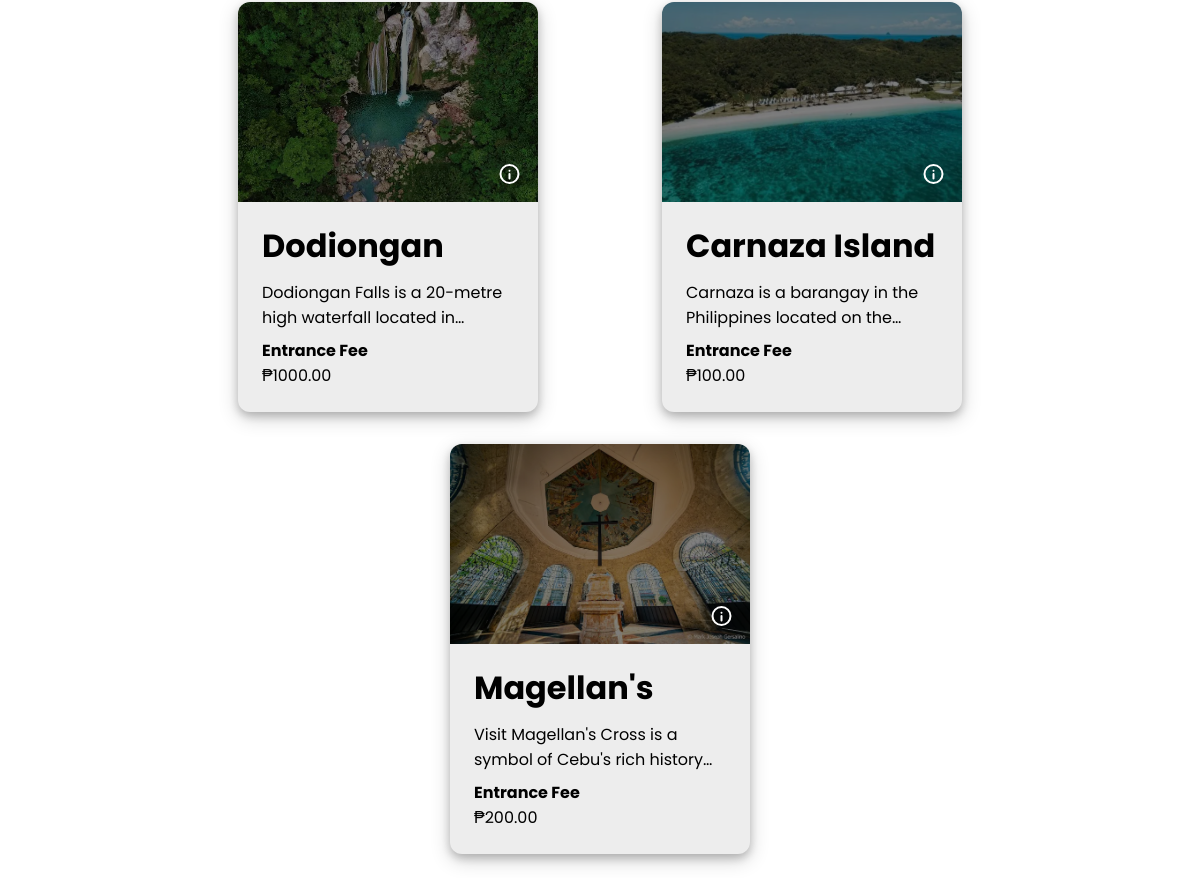
The app's page /touristspots/ (lower part), older data.
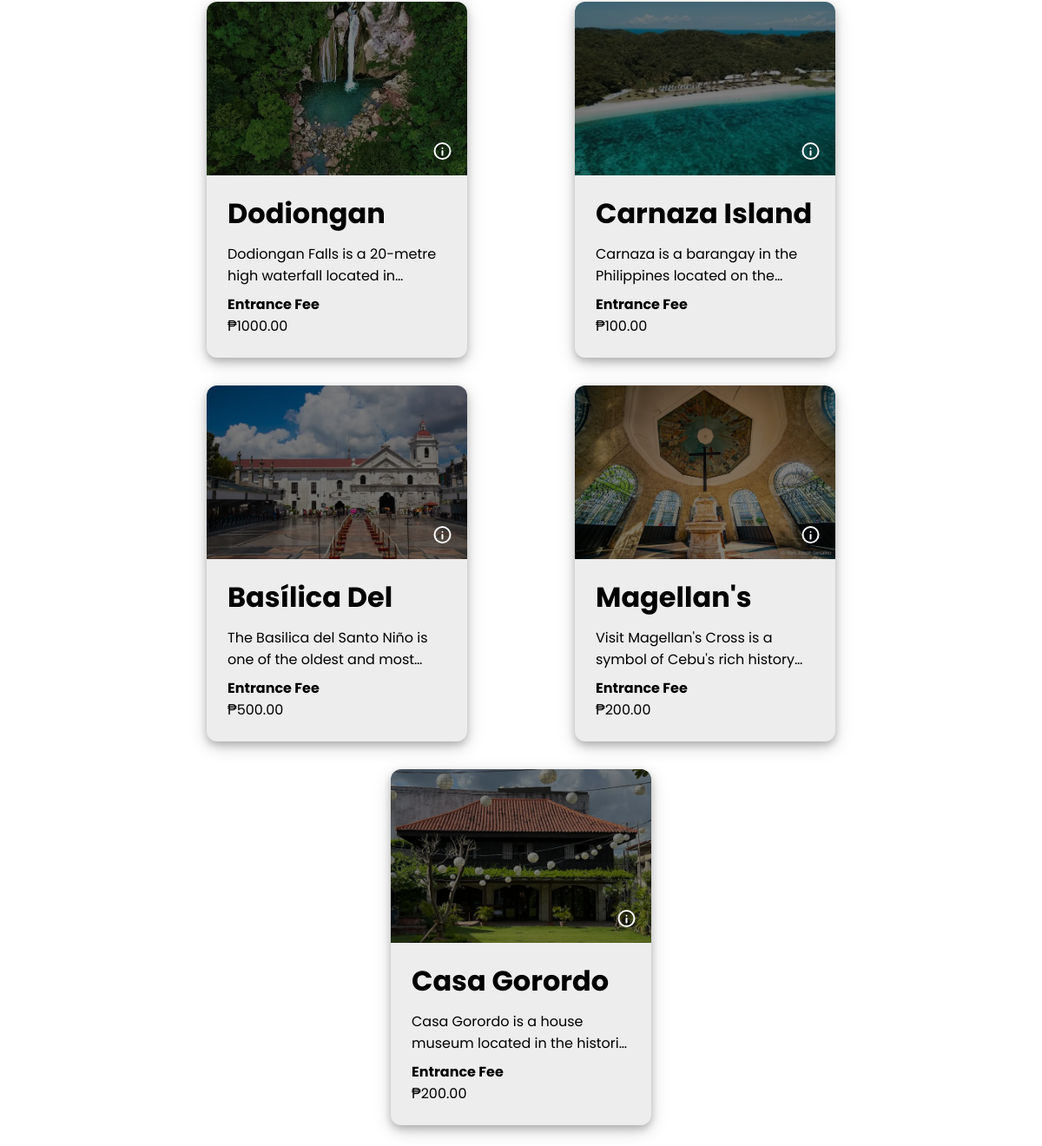
The same page, newer data.
### booking/models.py (models this page shows, shortened)
class TouristSpot(models.Model):
    image = models.ImageField(upload_to='spots', blank=True, null=True, validators=[
            FileExtensionValidator(allowed_extensions=['jpg', 'jpeg', 'webp']),
            validate_image_size
        ])
    spotname = models.CharField(max_length=50, unique=True, blank=False)
    address = models.CharField(max_length=150, blank=False)
    description = models.TextField()
    entrancefee = models.DecimalField(max_digits=10, decimal_places=2, default=1)
    openingday = models.CharField(max_length=15, choices=days, default="MON")
    openinghours = models.TimeField(default='00:00:00')
    createdDate = models.DateTimeField(auto_now_add=True)
    category = models.ForeignKey(Category, on_delete=models.CASCADE)
    createdby = models.ForeignKey(CustomUser, on_delete=models.CASCADE)
    is_approved = models.BooleanField(default=False)

### booking/views/touristViews.py (the view)
# urls.py: path('touristspots/', touristViews.touristspots, name='touristspots'),
def touristspots(request):
    list = TouristSpot.objects.filter(is_approved=True)
    context = {
        'list': list,
        'title': "Tourist Spot",
        'action': "Tourist Spot",
        'category': Category.objects.all(),
        'tourguide': TourGuide.objects.all(),
    }
    template = loader.get_template('tourist/touristspots.html')
    return HttpResponse(template.render(context, request))

### booking/templates/tourist/touristspots.html (shortened to what this page needs)
{% extends 'master.html' %}
{% load static %}
{% block content %}
    <div class="popular_section subsection">
        <div class="imagecard-groupcontainer">
            {% for y in list %}
            <div class="card">
                <div class="imagecard-imagearea">
                    {% if y.image.url != null %}
                        <img src="{{ y.image.url }}" class="image" alt="image-card">
                    {% else %}
                        <img src="/media/spots/default-image.jpeg" class="image" alt="image-card">
                    {% endif %}
                    <div class="action-buttons">
                        <a class="view view-w" href="{% url 'view_touristspot' y.id %}"><img src="{% static 'icon/action-icons=viewinfo.svg' %}" alt=""></a>
                    </div>
                </div>
                <div class="imagecard-details">
                    <div class="details-header">
                        <h1 class="main-header"> {{ y.spotname }} </h1>
                        <h4 class="sub-header"> {{ y.address }} </h4>
                    </div>
                    <div class="details-content">
                        <p class="description"> {{ y.description }} </p>
                    </div>
                    <div class="details-footer">
                        <div class="price">
                            <h4> Entrance Fee </h4>
                            <p> ₱{{y.entrancefee}}</p>
                        </div>
                    </div>
                </div>
            </div>
            {% endfor %}
        </div>
    </div>
{% endblock %}

Row changes from the older to the newer data that the page shows:
now on this page (row edited): TouristSpot: image (picture), spotname "Basílica…", description "The Basilica del Santo Niño is one of the oldest and…", entrancefee "500.00"
now on this page (row edited): TouristSpot: image (picture), spotname "Casa…", description "Casa Gorordo is a house museum located in the…", entrancefee "200.00"
